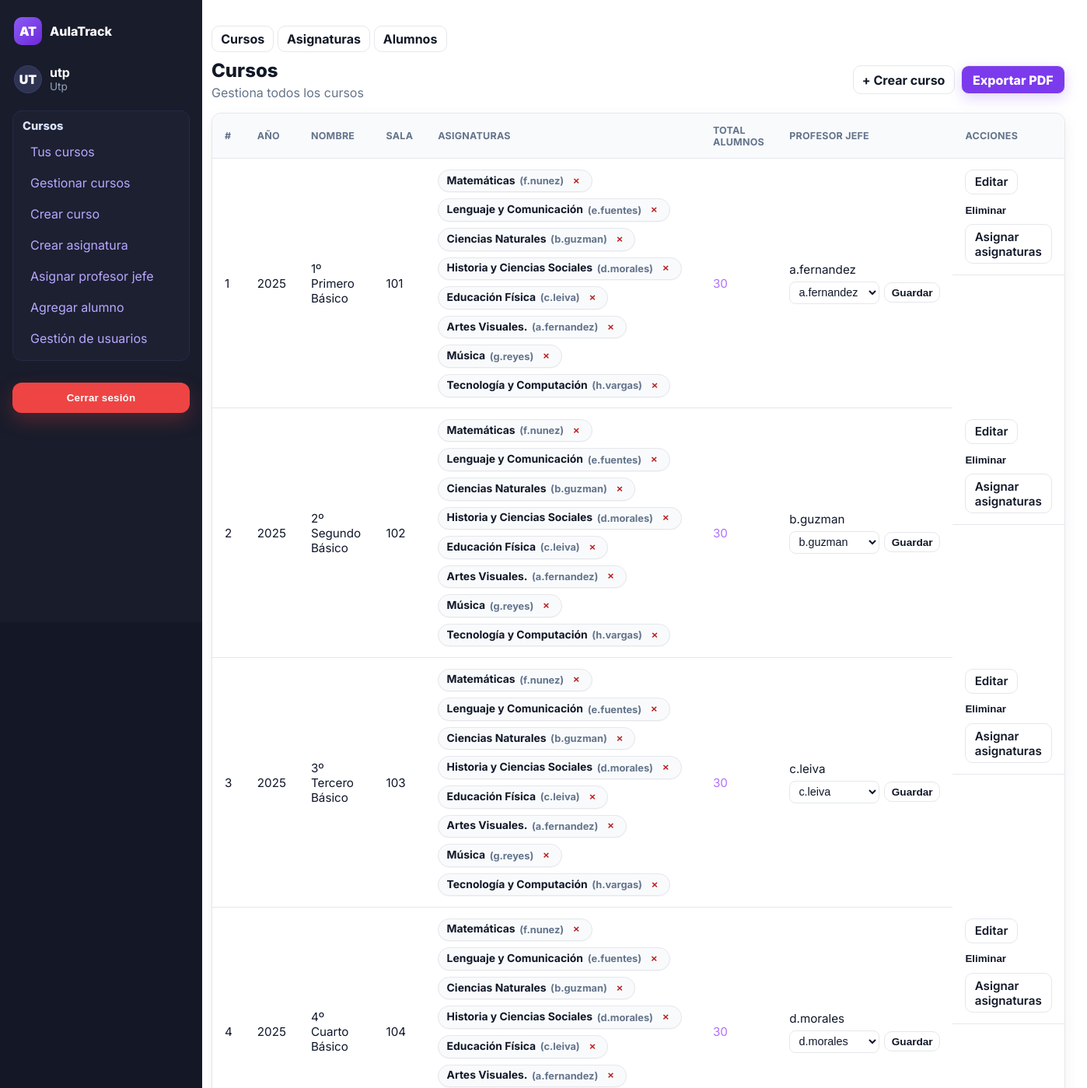
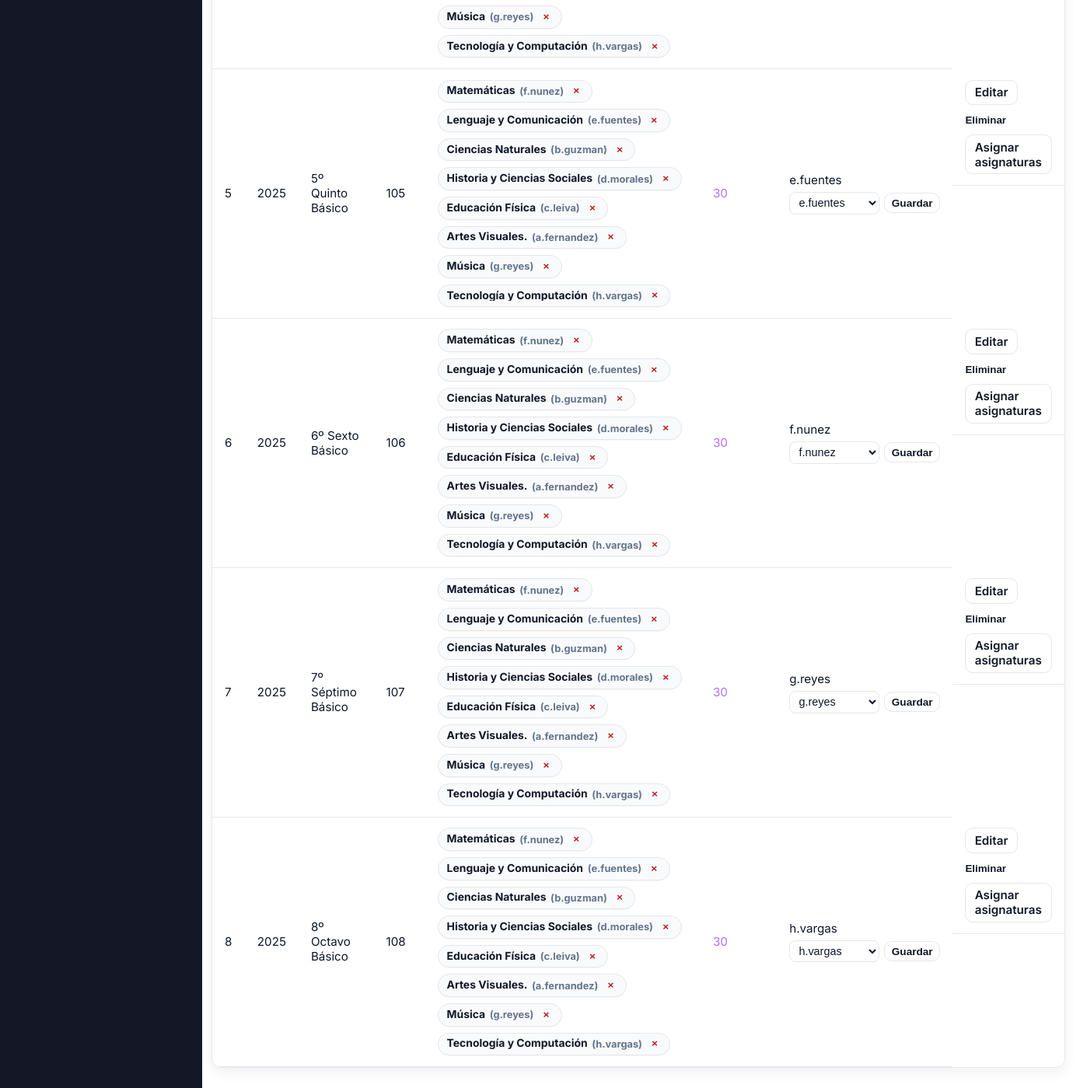
Page /cursos/ (signed in) on the committed database (2 pictures, top to bottom).
### usuarios/models.py (models this page shows, shortened)
class Usuario(AbstractUser):
    nombres = models.CharField(max_length=100)
    apellidos = models.CharField(max_length=100)
    rut = models.CharField(max_length=12, unique=True, validators=[rut_validator])
    ROLE_DOCENTE = 'docente'
    ROLE_UTP = 'utp'
    ROLE_INSPECTOR = 'inspector'
    ROLE_CHOICES = [
        (ROLE_DOCENTE, 'Docente'),
        (ROLE_UTP, 'UTP'),
        (ROLE_INSPECTOR, 'Inspector'),
    ]
    role = models.CharField(max_length=20, choices=ROLE_CHOICES)

class Curso(models.Model):
    año = models.CharField(max_length=15)
    nombre = models.CharField(max_length=30)
    sala = models.CharField(max_length=10)
    asignaturas = models.ManyToManyField('Asignatura', blank=True)
    profesor_jefe = models.ForeignKey(
        Usuario,
        on_delete=models.CASCADE,
        null=True,
        blank=True,
        limit_choices_to={'role': 'docente'},
        related_name='cursos_como_profesor_jefe'
    )
    def __str__(self):
        return f"{self.año} {self.nombre} - ({self.sala})"
    class Meta:
        constraints = [
            models.UniqueConstraint(
                Lower('año'), Lower('nombre'), Lower('sala'),
                name='uniq_curso_anio_nombre_sala_ci'
            )
        ]

class Asignatura(models.Model):
    nombre = models.CharField(max_length=30)
    descripcion = models.TextField()
    profesor = models.ForeignKey(Usuario, on_delete=models.CASCADE, null=True, blank=True)

### usuarios/views.py (the view)
# urls.py: path('cursos/', cursos_lista, name='cursos_lista'),
@login_required
def cursos_lista(request):
    if request.user.role != 'utp':
        return HttpResponseForbidden("No tienes permisos para ver esta página.")
    page = request.GET.get('page', '1')
    curso_id = request.GET.get('curso')
    cursos = (
        Curso.objects
        .select_related("profesor_jefe")
        .prefetch_related("asignaturas", "asignaturas__profesor")
        .annotate(
            num_asignaturas=Count("asignaturas", distinct=True),
            num_alumnos=Count("alumno", distinct=True),
        )
        .order_by("año", "nombre")
    )
    asignaturas = Asignatura.objects.select_related("profesor").all().order_by("nombre")
    docentes = Usuario.objects.filter(role="docente").order_by("first_name", "last_name", "username")
    alumnos = Alumno.objects.select_related('curso').order_by('curso__año', 'curso__nombre', 'apellidos', 'nombres')
    if curso_id:
        alumnos = alumnos.filter(curso_id=curso_id)
    context = {
        'page': page,
        'cursos': cursos,
        'asignaturas': asignaturas,
        'docentes': docentes,
        'alumnos': alumnos,
        'cursos_alumno': cursos,
        'curso_seleccionado': int(curso_id) if curso_id else None,
    }
    return render(request, "cursos_lista.html", context)

### usuarios/templates/cursos_lista.html (shortened to what this page needs)
{% extends 'base.html' %}
{% load static dict_extras %}
{% block extra_css %}
<link rel="stylesheet" href="{% static 'css/cursos_lista.css' %}">
{% endblock %}
{% block content %}
<div class="page-head flex-between">
  <div>
    <a class="page-btn {% if page == '1' %}active{% endif %}" href="?page=1">Cursos</a>
    <a class="page-btn {% if page == '2' %}active{% endif %}" href="?page=2">Asignaturas</a>
    <a class="page-btn {% if page == '3' %}active{% endif %}" href="?page=3">Alumnos</a>
  </div>
</div>
{% if page == '1' %}
<div class="page-head flex-between">
  <div>
    <h1>Cursos</h1>
    <div class="hint">Gestiona todos los cursos</div>
  </div>
  <div class="head-actions">
    <a class="btn" href="{% url 'usuarios:crear_curso' %}">+ Crear curso</a>
    <a class="btn-prim" href="{% url 'usuarios:cursos_export_pdf' %}">Exportar PDF</a>
  </div>
</div>
<div class="table-wrap">
  <table class="table">
    <thead>
      <tr>
        <th>#</th>
        <th>Año</th>
        <th>Nombre</th>
        <th>Sala</th>
        <th>Asignaturas</th>
        <th>Total alumnos</th>
        <th>Profesor Jefe</th>
        <th>Acciones</th>
      </tr>
    </thead>
    <tbody>
      {% for c in cursos %}
      <tr>
        <td>{{ forloop.counter }}</td>
        <td>{{ c.año }}</td>
        <td>{{ c.nombre }}</td>
        <td>{{ c.sala }}</td>
        <td>
          {% with asigns=c.asignaturas.all %}
            {% if asigns %}
              <div class="chips">
                {% for a in asigns %}
                  <span class="chip"
                        title="{{ a.nombre }}{% if a.profesor %} ({{ a.profesor.get_full_name|default:a.profesor.username }}){% endif %}">
                    <span class="chip-text">
                      <a class="chip-label" href="{% url 'usuarios:asignatura_editar' a.id %}">{{ a.nombre }}</a>
                      {% if a.profesor %}<span class="chip-sub">({{ a.profesor.get_full_name|default:a.profesor.username }})</span>{% endif %}
                    </span>
                    <form method="post" action="{% url 'usuarios:curso_quitar_asignatura' c.id a.id %}" class="chip-remove js-delete-form" data-confirm="¿Quitar «{{ a.nombre }}» del curso {{ c }}?">
                      <button type="submit" class="chip-x" aria-label="Quitar asignatura">×</button>
                    </form>
                  </span>
                {% endfor %}
              </div>
            {% else %}
              —
            {% endif %}
          {% endwith %}
        </td>
        <td>
          <a href="?page=3&curso={{ c.id }}" class="link">
            {{ c.num_alumnos }}
          </a>
        </td>
        <td>
          {% if c.profesor_jefe %}
            <div>{{ c.profesor_jefe.get_full_name|default:c.profesor_jefe.username }}</div>
          {% else %}
            <div class="muted">—</div>
          {% endif %}
          <form method="post" action="{% url 'usuarios:asignar_profesor_jefe' %}" class="inline-form">
            <select name="profesor_jefe" class="mini-select">
              {% for d in docentes %}
                <option value="{{ d.id }}" {% if c.profesor_jefe_id == d.id %}selected{% endif %}>{{ d.get_full_name|default:d.username }}</option>
              {% endfor %}
            </select>
            <button type="submit" class="btn mini">Guardar</button>
          </form>
        </td>
        <td class="cell-actions">
          <a class="link" href="{% url 'usuarios:curso_editar' c.id %}">Editar</a>
          <form method="post" action="{% url 'usuarios:curso_eliminar' c.id %}" class="js-delete-form" data-confirm="¿Eliminar el curso '{{ c }}'? Esta acción no se puede deshacer.">
            <button type="submit" class="link link-danger" style="background:none;border:none;padding:0;">Eliminar</button>
          </form>
          <a class="link" href="{% url 'usuarios:asignar_asignaturas_curso' c.id %}">Asignar asignaturas</a>
        </td>
      </tr>
      {% empty %}
      <tr><td colspan="8">No hay cursos.</td></tr>
      {% endfor %}
    </tbody>
  </table>
</div>
{% endif %}
{% endblock %}

### usuarios/templates/base.html (shortened to what this page needs)
{% load static %}
<!DOCTYPE html>
<html lang="es">
<head>
    <link rel="stylesheet" href="{% static 'css/base.css' %}">
    {% block extra_css %}{% endblock %}
</head>
<body>
<main class="app">
    <aside class="sidebar" aria-label="Barra lateral">
        <div class="sidebar-top">
            <div class="brand">
                <div class="logo" aria-hidden="true">AT</div>
                <div class="name">AulaTrack</div>
            </div>
            {% if user.is_authenticated %}
            <div class="profile" aria-label="Perfil usuario">
                <div class="avatar" aria-hidden="true">
                    {{ user.username|slice:":2"|upper }}
                </div>
                <div>
                    <div class="docente">{{ user.username }}</div>
                    <div class="rol">{{ user.role|title|default:"Sin rol" }}</div>
                </div>
            </div>
            <nav aria-label="Menú principal" class="menu">
                <div class="nav-section">
                    <h4>Cursos</h4>
                    <ul>
                        <li><a href="{% url 'usuarios:home_page' %}">Tus cursos</a></li>
                        {% if user.role == "utp" %}
                            <li><a href="{% url 'usuarios:cursos_lista' %}">Gestionar cursos</a></li>
                            <li><a href="{% url 'usuarios:crear_curso' %}">Crear curso</a></li>
                            <li><a href="{% url 'usuarios:crear_asignatura' %}">Crear asignatura</a></li>
                            <li><a href="{% url 'usuarios:asignar_profesor_jefe' %}">Asignar profesor jefe</a></li>
                            <li><a href="{% url 'usuarios:agregar_alumno' %}">Agregar alumno</a></li>
                            <li><a href="{% url 'usuarios:gestion_usuario' %}">Gestión de usuarios</a></li>
                        {% elif user.role == "docente" %}
                            <li><a href="{% url 'usuarios:home_page' %}">Mis cursos</a></li>
                        {% elif user.role == "alumno" %}
                            <li><a href="{% url 'usuarios:home_page' %}">Mi inicio</a></li>
                        {% endif %}
                    </ul>
                </div>
            </nav>
            <div class="logout">
                <form method="post" action="{% url 'usuarios:logout' %}">
                    <button type="submit" class="logout-btn">Cerrar sesión</button>
                </form>
            </div>
            {% endif %}
        </div>
    </aside>
    <section class="main">
        <div class="content">
            {% block content %}{% endblock %}
        </div>
    </section>
</main>
</body>
</html>

### usuarios/static/css/base.css (style rules this page uses)
:root { --brand-300:#c084fc; --brand-400:#b072ff; --brand-500:#a855f7; --brand-600:#8b5cf6; --brand-700:#7c3aed; --brand-800:#6d28d9; --bg-900:#141725; --bg-800:#191c2b; --bg-700:#1f2333; --panel:#23273a; --panel-2:#2b3050; --txt-100:#f3f4f6; --txt-200:#e5e7eb; --txt-400:#cbd5e1; --txt-600:#94a3b8; --success:#22c55e; --warning:#f59e0b; --danger:#ef4444; --ring: rgba(168,85,247,.45); --shadow: 0 10px 30px rgba(0,0,0,.35); --radius: 14px; }
* { box-sizing:border-box }
html,body { height:100% }
body { margin:0; font-family: Inter, system-ui, -apple-system, Segoe UI, Roboto, Helvetica, Arial, sans-serif; color:var(--txt-200); background: var(--bg-900); }
a { color:var(--brand-400);text-decoration:none }
h1,h2,h3 { margin:0 0 .5rem;color:#fff }
.hint { color:var(--txt-600) }
.app { display:grid; grid-template-columns:260px 1fr; min-height:100vh; }
.main { background:var(--bg-700); padding:24px 28px 28px 12px; }
.content { max-width:none;width:100%;margin:0 }
.sidebar { background:var(--bg-800); color:var(--txt-200); width:260px; height:100vh; display:flex; flex-direction:column; padding:18px 16px; }
.sidebar-top { display:flex; flex-direction:column; gap:16px; flex:1; }
.brand { display:flex;align-items:center;gap:10px; font-weight:800;color:#fff;margin:4px 2px 4px; }
.brand .logo { width:36px;height:36px;display:grid;place-items:center;border-radius:10px; background:linear-gradient(135deg,var(--brand-600),var(--brand-800)); color:#fff;font-weight:900; }
.profile { display:flex;gap:10px;align-items:center; margin:6px 2px 2px; }
.profile .avatar { width:36px;height:36px;border-radius:999px;display:grid;place-items:center; background:#2f3352;color:#fff;font-weight:900;border:1px solid #3a3f6b; }
.profile .docente { color:#fff;font-weight:700;line-height:1.1 }
.profile .rol { color:var(--txt-600);font-size:.85rem }
.menu { margin-top:4px }
.nav-section { background:#1c2031; border:1px solid #262b45; border-radius:12px; padding:10px 12px; }
.nav-section h4 { margin:0 0 6px; color:#dbe2ff; font-weight:800; font-size:.92rem; }
.nav-section ul { list-style:none; margin:0; padding:0; display:grid; gap:4px; }
.nav-section a { display:block; padding:8px 10px; border-radius:10px; color:#b9a7ff; }
.logout { margin-top:12px; }
.sidebar .logout-btn { width:100%; padding:.75rem 1rem; border:0; border-radius:12px; background: var(--danger); color:#fff; font-weight:800; letter-spacing:.2px; cursor:pointer; transition: background .2s ease, transform .05s ease, box-shadow .2s ease; box-shadow:0 10px 24px rgba(239,68,68,.25); }
.input, select { background:#22263b;border:1px solid #30365e;color:#fff; padding:.6rem .75rem;border-radius:10px;outline:0;transition:border .2s, box-shadow .2s; }
.topCta,.cta,.btn { display:inline-flex;align-items:center;justify-content:center; gap:.5rem;padding:.6rem 1rem;border-radius:999px;border:0;cursor:pointer;font-weight:700; transition:transform .05s ease, box-shadow .2s ease, background .2s ease; }
table { width:100%;border-collapse:collapse;border-radius:12px;overflow:hidden;background:transparent }
thead th { background:linear-gradient(135deg, #2a2f4b, #252946); color:#fff;text-align:left;padding:.85rem;border-bottom:1px solid #32365a;font-weight:700 }
tbody td { padding:.8rem;border-bottom:1px solid #2a2e4a;color:var(--txt-200) }
.chips { display:flex; flex-wrap:wrap; gap:.35rem; }
.chip { display:inline-flex; align-items:center; background:#2a2f49; color:#e5e7eb; border:1px solid #343a63; border-radius:999px; padding:.15rem .55rem; font-size:.8rem; font-weight:700; max-width: 240px; white-space: nowrap; overflow:hidden; text-overflow: ellipsis; }

### rows in the picture
Usuario: username "UT", username "utp", role "Utp"
Curso: año "2025", nombre "1º Primero Básico", sala "101", num_alumnos "30", profesor_jefe.get_full_name "a.fernandez", profesor_jefe "a.fernandez"
Asignatura: nombre "Matemáticas", profesor.get_full_name "f.nunez"
Asignatura: nombre "Lenguaje y Comunicación", profesor.get_full_name "e.fuentes"
Asignatura: nombre "Ciencias Naturales", profesor.get_full_name "b.guzman"
Asignatura: nombre "Historia y Ciencias Sociales", profesor.get_full_name "d.morales"
Asignatura: nombre "Educación Física", profesor.get_full_name "c.leiva"
Asignatura: nombre "Artes Visuales.", profesor.get_full_name "a.fernandez"
Asignatura: nombre "Música", profesor.get_full_name "g.reyes"
Asignatura: nombre "Tecnología y Computación", profesor.get_full_name "h.vargas"
Curso: año "2025", nombre "2º Segundo Básico", sala "102", num_alumnos "30", profesor_jefe.get_full_name "b.guzman", profesor_jefe "b.guzman"
Curso: año "2025", nombre "3º Tercero Básico", sala "103", num_alumnos "30", profesor_jefe.get_full_name "c.leiva", profesor_jefe "c.leiva"
Curso: año "2025", nombre "4º Cuarto Básico", sala "104", num_alumnos "30", profesor_jefe.get_full_name "d.morales", profesor_jefe "d.morales"
Curso: año "2025", nombre "5º Quinto Básico", sala "105", num_alumnos "30", profesor_jefe.get_full_name "e.fuentes", profesor_jefe "e.fuentes"
Curso: año "2025", nombre "6º Sexto Básico", sala "106", num_alumnos "30", profesor_jefe.get_full_name "f.nunez", profesor_jefe "f.nunez"
Curso: año "2025", nombre "7º Séptimo Básico", sala "107", num_alumnos "30", profesor_jefe.get_full_name "g.reyes", profesor_jefe "g.reyes"
Curso: año "2025", nombre "8º Octavo Básico", sala "108", num_alumnos "30", profesor_jefe.get_full_name "h.vargas", profesor_jefe "h.vargas"
